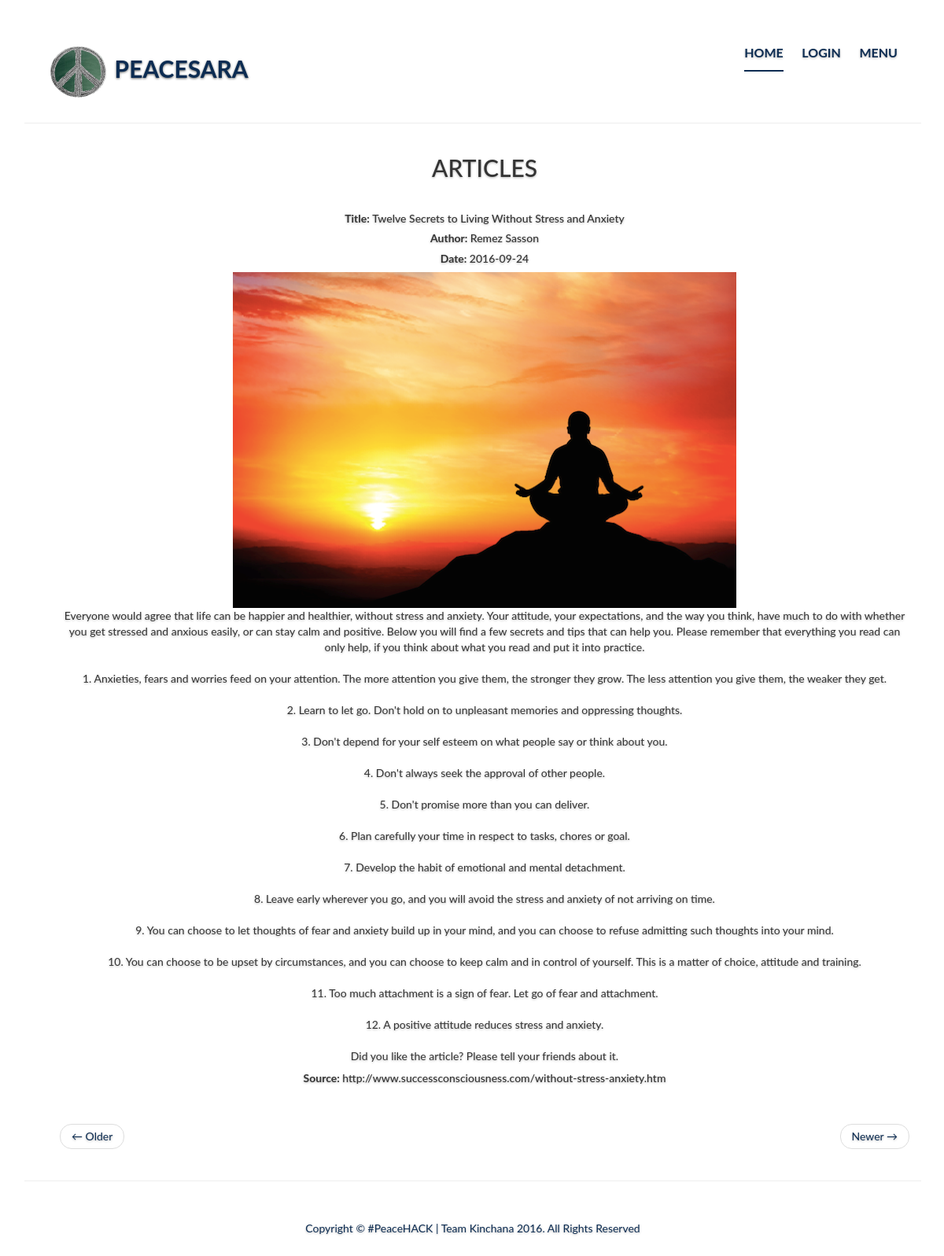
The app's page /articles-details.php with its own data.
### tables this page shows
CREATE TABLE `articles` (
  `ArticleID` int(11) NOT NULL,
  `Title` varchar(5000) NOT NULL,
  `Author` varchar(1000) NOT NULL,
  `Date` date NOT NULL,
  `Image` varchar(50) NOT NULL,
  `Description` varchar(10000) NOT NULL,
  `Source` varchar(5000) NOT NULL
);

### articles-details.php (the view, shortened to what this page needs)
<?php
    require_once("database/connect.php");
    include("include/header.php");
?>
<hr>
 <section>
    <div class="container">
        <div class="col-lg-12 heading text-center">
            <h2>ARTICLES</h2>
        </div>
        <div class="col-lg-12">
                <?php
                    $query = "SELECT ArticleID, Title, Author, Date, Image, Description, Source FROM Articles where articleid = 1";
                    $result = $conn->query($query);
                    if ($result->num_rows) {
                      while ($row = mysqli_fetch_assoc($result)) {
                ?>
                <div class="col-lg-12 col-md-6 col-sm-6">
                    <br>
                    <div class="z text-center">
                        <h5 class="a1"><b>Title: </b><?php echo $row['Title'] ?></h5>
                        <h5 class="a1"><b>Author: </b><?php echo $row['Author'] ?></h5>
                        <h5 class="a1"><b>Date: </b><?php echo $row['Date'] ?></h3>
                        <center><img class="img-responsive" src="<?php echo $row['Image'] ?>" alt="" ></center>
                        <p class="a"><?php echo $row['Description'] ?></p>
                        <h5 class="aa"><b>Source: </b> <?php echo $row['Source'] ?></h5>
                    </div>
                    <br>
                </div>
                <?php
                    }
                    } else {
                      echo "No article to show.";
                    }
                ?>
                <div class="col-lg-12">
                    <ul class="pager">
                        <li class="previous">
                            <a href="#">&larr; Older</a>
                        </li>
                        <li class="next">
                            <a href="#">Newer &rarr;</a>
                        </li>
                    </ul>
                </div>
        </div>
    </div>
</section>
<hr>
        <?php
    include("include/footer.php");
?>

### assets/custom/css/style.css (style rules this page uses)
a, a:focus, a:hover { color: #0c2c52; }
html, body { height: 100%; background-color: #ffffff; font-family: "Lato","Helvetica Neue",Helvetica,Arial,sans-serif; }
body { font-family: "Lato","Helvetica Neue",Helvetica,Arial,sans-serif color: #0c2c52; text-align: center; text-shadow: 0 1px 3px rgba(0,0,0,.3); }

### records on screen
articles: Title "Twelve Secrets to Living Without Stress and Anxiety", Author "Remez Sasson", Date "2016-09-24", Image (picture), Description "Everyone would agree that life can be happier and healthier, without stress and anxiety. Your attitude, your expectations, and the way you think, have much to do with whether you get stressed and anxious easily, or can stay calm and positive. Below you will find a few secrets and tips that can help you. Please remember that everything you read can only help, if you think about what you read and put it into practice. 1. Anxieties, fears and worries feed on your attention. The more attention you give them, the stronger they grow. The less attention you give them, the weaker they get. 2. Learn to let go. Don't hold on to unpleasant memories and oppressing thoughts. 3. Don't depend for your…", Source "http://www.successconsciousness.com/without-stress-anxiety.htm"
